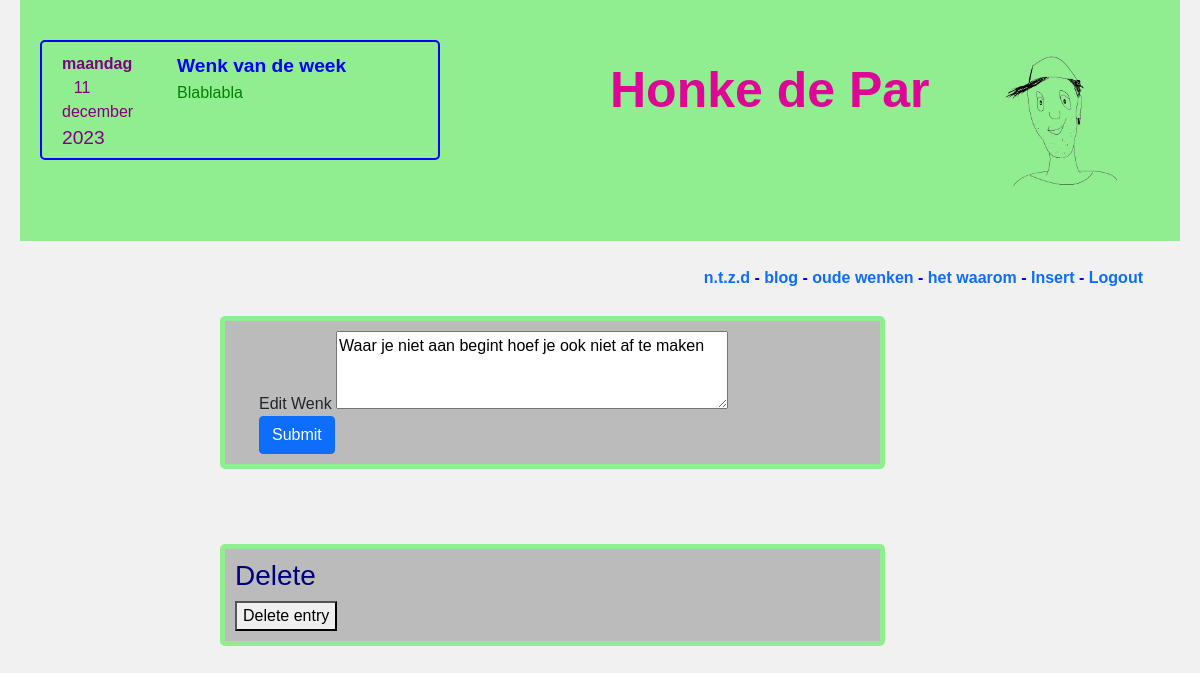
The app's page /HonkdeParOnline1.00/editwenk.php?id=7 (signed in) with its own data.
### tables this page shows
CREATE TABLE `wenken` (
  `id` int(255) NOT NULL,
  `wenk` varchar(255) NOT NULL,
  `date` date NOT NULL
);

### HonkdeParOnline1.00/editwenk.php (the view, shortened to what this page needs)
<?php
include_once "includes/database.php";
$id = $_GET['id'];
$queryw = "SELECT * FROM wenken WHERE id = '$id'";
$statement = $db->prepare($queryw);
$statement->execute(array());
$rowk = $statement->fetch();
$contentw = $rowk["wenk"];
?>
<!DOCTYPE html>
<html lang="en">
<head>
    <link href="https://cdn.jsdelivr.net/npm/bootstrap@5.1.3/dist/css/bootstrap.min.css" rel="stylesheet">
    <link rel="stylesheet" href="styles/style.css">
</head>
<body>
    <?php
        include_once 'includes/header.php';
    ?>
    <?php
        include_once 'includes/nav.php';
    ?>
    <div class="container content">
        <div class="row">
            <div class="column col-lg-2" ></div>
            <div id="artikel" class="column col-lg-7" style="background-color:#bbb;">
                <div class="container">
                    <form name="wenken" action="" method="POST" onsubmit="return validateWenk()" enctype="multipart/form-data">
                        <div class="form-group">
                            <label for="exampleInputDescription">Edit Wenk</label>
                            <textarea name="wenk" id='reset' value="<?php echo"$contentw" ?>"   rows="3" cols="40"></textarea>
                        </div>
                        <button type="submit" name="editWenk" class="btn btn-primary">Submit</button>
                    </form>
                </div>
            </div>
            <div class="column col-lg-2"></div>
        </div>
    </div>
    <div class='container content'>
        <div class='row'>
            <div class='column col-lg-2'></div>
            <div id='artikel' class='column col-lg-7' style='background-color:#bbb; color:Navy;'>
                <h3>Delete</h3>
                <form name='delete' method='post' action=''>
                    <button type='submit' name='deletebtn' value='del' lass='btn btn-primary' onclick="return confirm('Are you sure you want to delete?')">Delete entry</button>
                </form>
            </div>
            <div class='column col-lg-3' style=''></div>
        </div>
    </div>
</body>
</html>

### HonkdeParOnline1.00/includes/header.php
<?php
    $query = "SELECT * FROM wenken ORDER BY id DESC LIMIT 1";
    $statement = $db->prepare($query);
    $statement->execute(array());
    $row = $statement->fetch();
    $wenk = "";
    if($row!=""){
        $wenk = $row["wenk"];
    }
?>
<header>
        <div class="container">
        <div class="row ">
            <?php
            echo "
                <div id='Lcol' class='column col-lg-6' >
                    <div id='left'>
                    <p id='date'><span id='day' style='font-weight:bold'>Maandag</span> <span id='monthday'>28</span> <span id='month'>november</span> <span id='year' style='font-size: larger;'>2021</span></p>
                    <p id='quote'>Wenk van de week</p>
                    <br>
                    <p id='wenk' style='width: 245px;'> $wenk
                    </p>
                </div>";
            ?>
            </div>
                <div id="Mcol" class="column col-lg-4" >
                    <h1 id="title">Honke de Par</h1>
                </div>
            <div id="Rcol" class="column col" >
                <img src="files/Honke.png" alt="" style="width:145px;">
            </div>
          </div>
        </div>
    </header>

### HonkdeParOnline1.00/styles/style.css (style rules this page uses)
body { font-family: Arial; padding: 0px 20px 20px 20px; background: #f1f1f1; }
header { background-color: lightgreen; padding: 30px 10px; }
* { box-sizing: border-box; }
.column { float: left; padding: 10px; }
#Mcol { padding-top: 30px; }
.row:after { content: ""; display: table; clear: both; }
#left { border: 2px solid blue; border-radius: 5px; width: 400px; height: 120px; padding: 10px; float: none; }
#date { float: left; width: 50px; color: purple; text-align: center; padding-left: 10px; margin-right: 75px; }
#quote { float: left; color: blue; font-weight: bold; font-size: larger; padding-top: 0px; padding-bottom: 0%; margin-bottom: 0px; }
#wenk { float: left; color: green; }
#title { color: rgb(223, 5, 150); font-weight: bold; font-size: 50px; }
.content { margin-top: 75px; }
#artikel { border: 5px solid lightgreen; border-radius: 5px; }

### records on screen
wenken: wenk "Blablabla"
wenken: wenk "Waar je niet aan begint hoef je ook niet af te maken"
